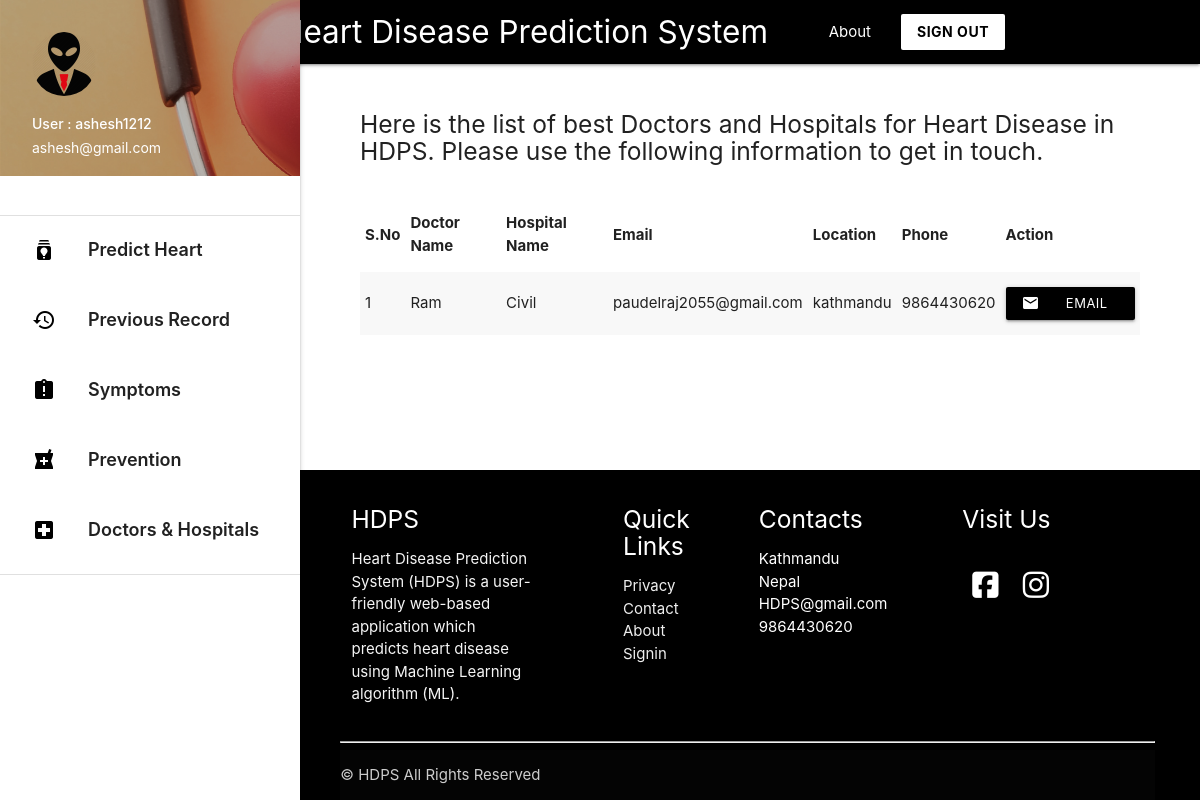
/doctorhospital (signed in), run on the app's committed database.
### predictor/models.py (models this page shows)
class DoctorHospital(models.Model):
    doctor_name = models.CharField(max_length=25)
    hospital_name = models.CharField(max_length=25)
    email = models.EmailField()
    phone_no = models.IntegerField()
    Location = models.CharField(max_length=25)

### predictor/views.py (the view)
# urls.py: path('doctorhospital', views.doctorhospital , name='doctorhospital'),
def doctorhospital(request): # Displays list of doctors and hospitals for user
    if request.user.is_authenticated:
        datas = DoctorHospital.objects.all()
        return render(request , 'doctorshospitals.html',{'datas':datas})
    return render('/')

### templates/doctorshospitals.html (shortened to what this page needs)
{% extends 'base_layout2.html' %}
{% block content %}
<div class="con">
  <h5 > Here is the list of best Doctors and Hospitals for Heart Disease in HDPS. Please use the following information to get in touch.  </h5>
<br>
  <table class="striped">
   <thead>
     <tr>
         <th>S.No</th>
         <th>Doctor Name</th>
         <th>Hospital Name</th>
         <th>Email</th>
         <th>Location</th>
         <th>Phone</th>
         <th> Action</th>
     </tr>
   </thead>
   <tbody>
     {% for data in datas %}
     <tr>
       <td>{{ forloop.counter }}</td>
       <td>{{ data.doctor_name }}</td>
       <td>{{ data.hospital_name }}</td>
       <td>{{ data.email }}</td>
       <td>{{ data.Location }}</td>
       <td>{{ data.phone_no }}</td>
       <td>
         <a class="waves-effect waves-light btn-small black" href="https://mail.google.com/mail/?view=cm&fs=1&to={{ data.email }}" target="_blank"><i class="material-icons left">mail</i>Email Now</a>
      </td>
     </tr>
    {% endfor %}
   </tbody>
 </table>
<br> <br>
</div>
{% endblock %}

### templates/base_layout2.html (shortened to what this page needs)
{% load static %}
<!DOCTYPE html>
<html lang="en">
<head>
  <link href="{% static 'css/materialize.css' %}" type="text/css" rel="stylesheet" media="screen,projection"/>
  <link href="{% static 'css/style.css' %}" type="text/css" rel="stylesheet" media="screen,projection"/>
</head>
<body>
        <div class="navbar-fixed">
          <nav class="black">
            <div class="container">
              <div class="nav-wrapper">
                <a href="/" style="padding-left: 100px;"    class="brand-logo ">Heart Disease Prediction System</a>
                <ul class="right hide-on-med-and-down hover_backcolor">
                  <li><a href="{% url 'about' %}">About</a></li>
                  <a class=" white black-text waves-effect waves-dark btn  modal-trigger" href="/signout"><b>SIGN OUT </b></a>
                </ul>
              </div>
            </div>
          </nav>
        </div>
      <ul id="slide-out" class="sidenav sidenav-fixed">
        <li><div class="user-view">
          <div class="background">
            <img src="{% static 'img/about.png' %}">
          </div>
          <a href="#user"><img class="circle" src="{% static 'img/user.png' %}"></a>
          <a href="#name"><span class="white-text name">User : {{ request.user.username }} </span></a>
          <a href="#email"><span class="white-text email">{{ request.user.email }}</span></a>
        </div></li>
        <br>
        <li><div class="divider"></div></li>
        <li><a style="font-weight: 600; font-size: 18px; height: 70px; padding-top: 10px;" class="waves-effect hoverable" href="/"><i class="material-icons black-text">batch_prediction</i> Predict Heart Disease </a></li>
        <li><a style="font-weight: 600; font-size: 18px; height: 70px; padding-top: 10px;" class="waves-effect hoverable" href="{% url 'record' %}"><i class="material-icons black-text">history</i> Previous Record </a></li>
        <li><a style="font-weight: 600; font-size: 18px; height: 70px; padding-top: 10px;" class="waves-effect hoverable" href="{% url 'symptoms' %}"><i class="material-icons black-text" >assignment_late</i> Symptoms  </a></li>
        <li><a style="font-weight: 600; font-size: 18px; height: 70px; padding-top: 10px;" class="waves-effect hoverable" href="{% url 'prevention' %}"><i class="material-icons black-text">local_pharmacy</i> Prevention   </a></li>
        <li><a style="font-weight: 600; font-size: 18px; height: 70px; padding-top: 10px;" class="waves-effect hoverable" href="{% url 'doctorhospital' %}"><i class="material-icons black-text">local_hospital</i> Doctors & Hospitals   </a></li>
        <li><div class="divider"></div></li>
      </ul>
      <a href="#" data-target="slide-out" class="sidenav-trigger"><i class="material-icons">menu</i></a>
    {% block content %}
    {% endblock %}
            <section>
            <footer class=" hide-on-small-only black page-footer">
              <div class="" style=" width: 90%; margin: auto;">
                <div class="row">
                  <div class="col  s12 m6 l3 ">
                    <h5 class="white-text">HDPS</h5>
                    <p class="grey-text text-lighten-4">Heart Disease Prediction System (HDPS) is a user-friendly web-based application which predicts heart disease using
                        Machine Learning algorithm (ML). </p>
                  </div>
                  <div class="  col l2 m6 s12 offset-l1 ">
                    <h5 class="white-text">Quick Links</h5>
                    <ul>
                   <li><a class="grey-text text-lighten-3" href="#!">Privacy</a></li>
                      <li><a class="grey-text text-lighten-3" href="#!">Contact</a></li>
                      <li><a class="grey-text text-lighten-3" href="#!">About</a></li>
                      <li><a class="grey-text text-lighten-3" href="#!">Signin</a></li>
                    </ul>
                  </div>
                  <div class="col l2 m6 s12  ">
                      <h5 class="white-text">Contacts</h5>
                      <ul>
                      <li>Kathmandu Nepal</li>
                      <li>HDPS@gmail.com</li>
                      <li>9864430620</li>
                  </ul>
                  </div>
                  <div class=" col l3 m6 s12 offset-l1 ">
                      <h5 class="white-text">Visit Us</h5>
                      <br>
                  <a href="https://www.facebook.com/" target="_blank"> <i style="color: white; margin: 5px 10px;" class="fab fa-facebook-square fa-2x"></i></a>
                  <a href="https://www.instagram.com/" target="_blank"> <i style="color: white; margin: 5px 10px;" class="fab fa-instagram fa-2x"></i></a>
                  </div>
                </div>
                <hr>
              <div class="footer-copyright">
                ©  HDPS All Rights Reserved
              </div>
          </div>
            </footer>
          </section>
  </body>
</html>

### templates/doctorshospitals.html (style rules this page uses)
footer { padding-left: 295px; }
.con { padding-left: 390px; width: 90%; flex: 1 0 auto; }
body { display: flex; min-height: 100vh; flex-direction: column; }

### templates/base_layout2.html (style rules this page uses)
footer { padding-left: 295px; }
.con { padding-left: 360px; width: 95%; }

### data on the page
DoctorHospital: doctor_name "Ram", hospital_name "Civil", email "paudelraj2055@gmail.com", Location "kathmandu", phone_no "9864430620"

### other printed values
{{ request.user.username }} "ashesh1212"
{{ request.user.email }} "ashesh@gmail.com"
